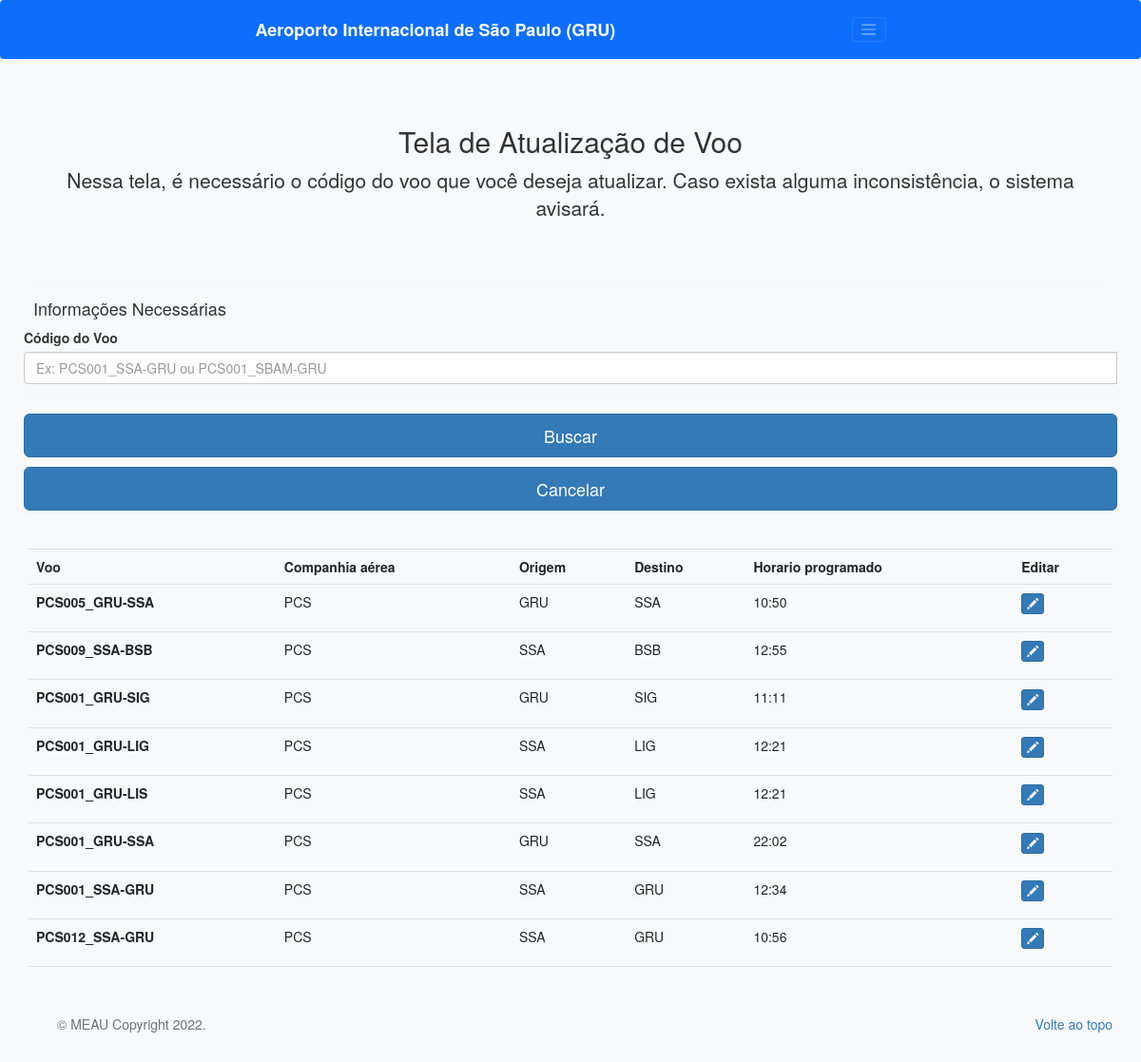
Page /atualizar/ on the earlier database version.
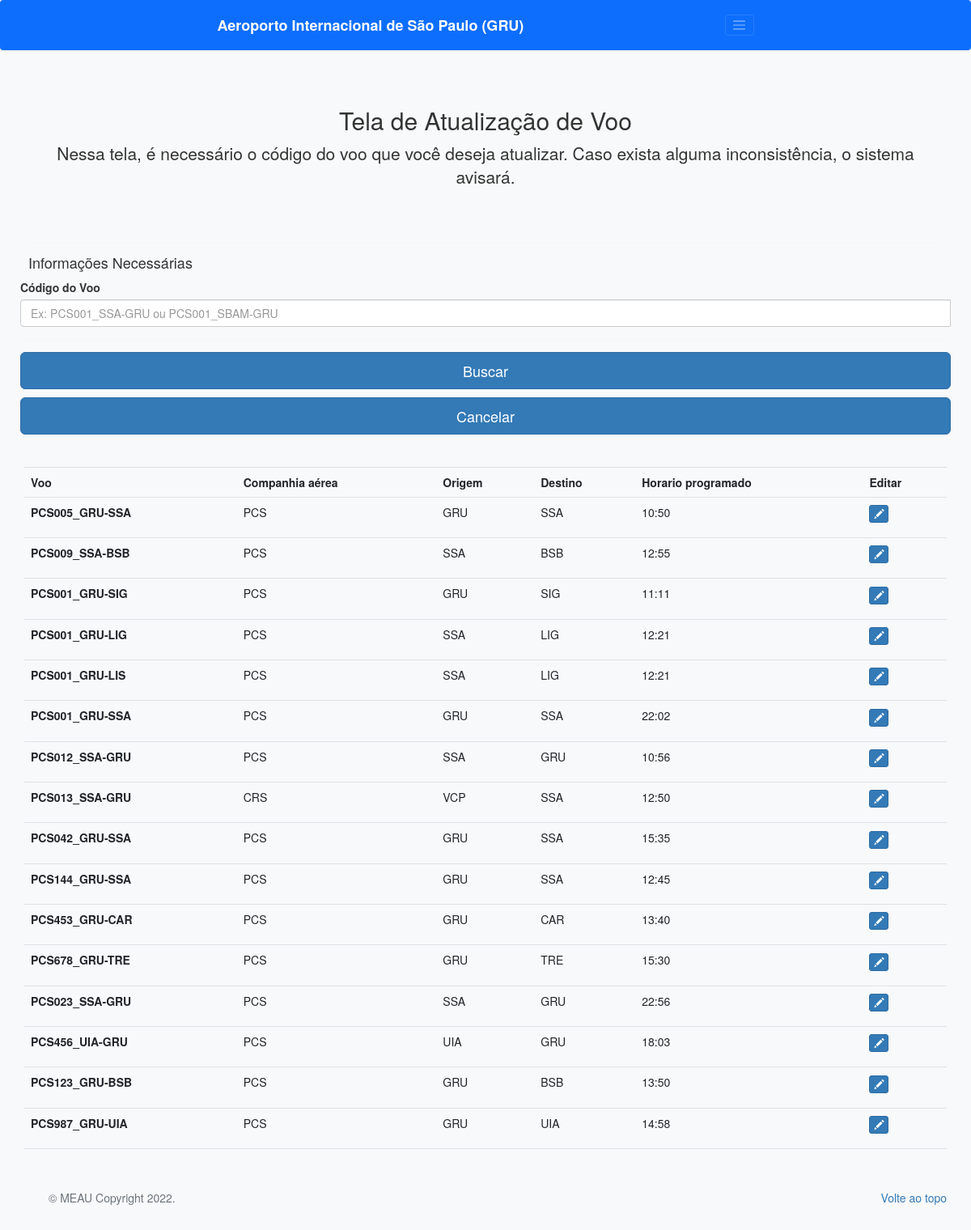
Same page on the later database version.
### book/models.py (models this page shows, shortened)
class Voo(models.Model):
    id = models.AutoField(primary_key=True)
    codigoVoo = models.CharField(max_length=14, unique=True)
    companhia = models.CharField(max_length=20)
    origem = models.CharField(max_length=30)
    destino = models.CharField(max_length=30)
    horarioProgramado = models.TimeField()
    class Meta:
        db_table = 'voo'

### book/views.py (the view)
# urls.py: path('atualizar/', views.atualizar, name = "atualizar"),
def atualizar(request):
    historicos = Historico.objects.all()
    voos = Voo.objects.all()
    if request.method == 'POST':
        codigo = request.POST['buscaAtualizar']
        voos = voos.filter(codigoVoo__icontains=codigo)
    return render(request, "atualizar.html", {'voos': voos})

### template/atualizar.html (shortened to what this page needs)
<!doctype html>
<html lang="pt-br">
<head>
    <link href="../static/atualizar.css" rel="stylesheet">
    <link href="../static/css/bootstrap.min.css" rel="stylesheet">
    <link href="//maxcdn.bootstrapcdn.com/bootstrap/3.3.0/css/bootstrap.min.css" rel="stylesheet" id="bootstrap-css">
</head>
<body class="bg-light">
    <header>
        <div class="navbar navbar-dark bg-primary shadow-sm">
            <div class="container">
                <a href="#" class="navbar-brand d-flex align-items-center">
                    <strong>Aeroporto Internacional de São Paulo (GRU)</strong>
                </a>
                <button class="navbar-toggler" type="button" data-bs-toggle="collapse" data-bs-target="#navbarHeader"
                    aria-controls="navbarHeader" aria-expanded="false" aria-label="Toggle navigation">
                    <span class="navbar-toggler-icon"></span>
                </button>
            </div>
        </div>
    </header>
    <div class="container">
        <main>
            <div class="py-5 text-center">
                <h2>Tela de Atualização de Voo</h2>
                <p class="lead">Nessa tela, é necessário o código do voo que você deseja atualizar. Caso exista alguma inconsistência, o sistema avisará.</p>
            </div>
            <div>
                <div>
                    <form class="needs-validation"  method="POST">
                        <div class="row g-3">
                            <div class="form-group">
                               <div class="col-12">
                            <hr class="my-4">
                            <div>
                                <div>
                                    <h4 class="mb-3">Informações Necessárias</h4>
                                    <form class="needs-validation" action="{% url 'atualizar' %}" method="POST">
                                        <div class="row g-3">
                                            <div class="form-group">
                                               <div class="col-12">
                                                <label for="codigoVoo" class="form-label">Código do Voo</label>
                                                <div class="input-group has-validation">
                                                    <input name = "buscaAtualizar" type="text" class="form-control" id="codigoVoo" pattern="^[A-Z]{3}[0-9]{3}\_[A-Z]{3,4}-[A-Z]{3,4}$"
                                                        placeholder="Ex: PCS001_SSA-GRU ou PCS001_SBAM-GRU" required>
                                                </div>
                                            </div>
                                            <hr class="my-4">
                                                <button class="w-100 btn btn-primary btn-lg" type="submit">Buscar</button>
                                                <button type="button" class="w-100 btn btn-primary btn-lg" onclick="cancela()">Cancelar</button>
                                        </div>
                                    </form>
                                </div>
                            </div>
                        </div>
                    </form>
                </div>
            </div>
            <table class="table">
                  <tr>
                    <th scope="col">Voo</th>
                    <th scope="col">Companhia aérea</th>
                    <th scope="col">Origem</th>
                    <th scope="col">Destino</th>
                    <th scope="col">Horario programado</th>
                    <th scope="col">Editar</th>
                  </tr>
                {% for x in voos %}
                    <tr>
                        <th scope="row">{{ x.codigoVoo }}</th>
                        <td>{{ x.companhia }}</td>
                        <td>{{ x.origem }}</td>
                        <td>{{ x.destino }}</td>
                        <td>{{ x.horarioProgramado}}</td>
                        <td><p data-placement="top" data-toggle="tooltip" title="Editar"><a type = "input" name = "voo" href="{% url 'modificar' x.codigoVoo%}" class="btn btn-primary btn-xs" method="POST" ><span class="glyphicon glyphicon-pencil"></span></a></p></td>
                    </tr>
                {% endfor %}
              </table>
        </main>
        <footer class="text-muted py-5">
            <div class="container">
              <p class="float-end mb-1">
                <a href="#">Volte ao topo</a>
              </p>
              <p class="mb-1">&copy; MEAU Copyright 2022.</p>
            </div>
          </footer>
    </div>
</body>
</html>

Differences in the rows shown:
removed Voo: codigoVoo "PCS001_SSA-GRU", companhia "PCS", origem "SSA", destino "GRU", horarioProgramado "12:34"
added Voo: codigoVoo "PCS013_SSA-GRU", companhia "CRS", origem "VCP", destino "SSA", horarioProgramado "12:50"
added Voo: codigoVoo "PCS042_GRU-SSA", companhia "PCS", origem "GRU", destino "SSA", horarioProgramado "15:35"
added Voo: codigoVoo "PCS144_GRU-SSA", companhia "PCS", origem "GRU", destino "SSA", horarioProgramado "12:45"
added Voo: codigoVoo "PCS453_GRU-CAR", companhia "PCS", origem "GRU", destino "CAR", horarioProgramado "13:40"
added Voo: codigoVoo "PCS678_GRU-TRE", companhia "PCS", origem "GRU", destino "TRE", horarioProgramado "15:30"
added Voo: codigoVoo "PCS023_SSA-GRU", companhia "PCS", origem "SSA", destino "GRU", horarioProgramado "22:56"
added Voo: codigoVoo "PCS456_UIA-GRU", companhia "PCS", origem "UIA", destino "GRU", horarioProgramado "18:03"
added Voo: codigoVoo "PCS123_GRU-BSB", companhia "PCS", origem "GRU", destino "BSB", horarioProgramado "13:50"
added Voo: codigoVoo "PCS987_GRU-UIA", companhia "PCS", origem "GRU", destino "UIA", horarioProgramado "14:58"
